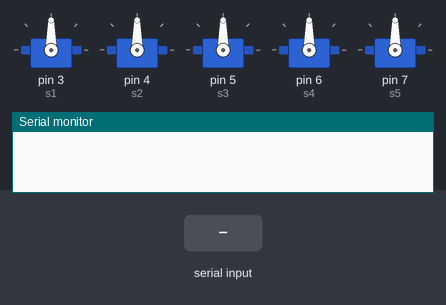
Bench run of a sketch on a simulated Arduino Uno, built with avr-gcc and run on an emulated ATmega328P. Parts: 5 × servo, the last lines printed to the serial monitor. Inputs (shaded band) come from the test bench.

Above: at 1.2 s.
1.3 s: "90,45,200!" received over the second serial link
At 2.0 s:
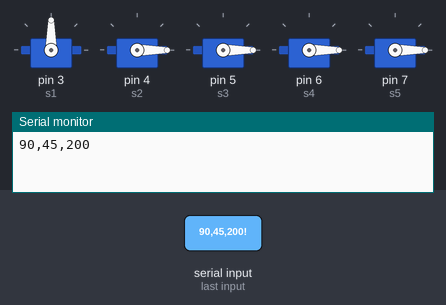
2.8 s: "30,150!" received over the second serial link
At 3.2 s:
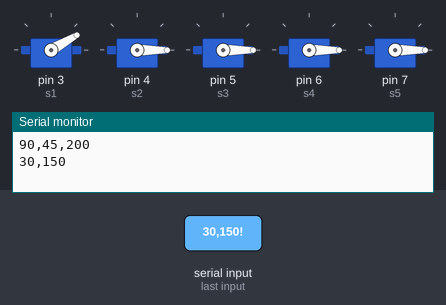
4.3 s: "30,150,10,200!" received over the second serial link
At 5.5 s:
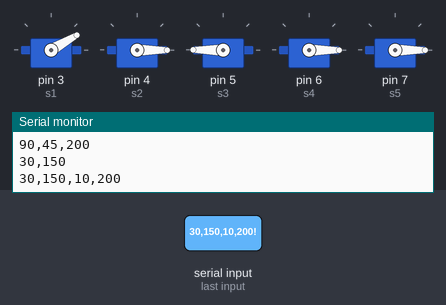
5.8 s: "5!" received over the second serial link
At 6.6 s:
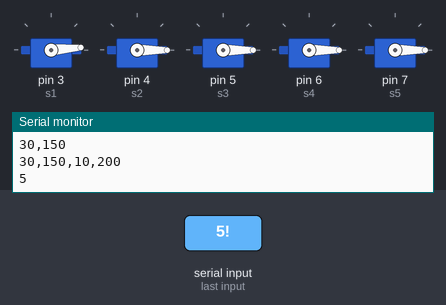
7.3 s: "200!" received over the second serial link
At 7.8 s:
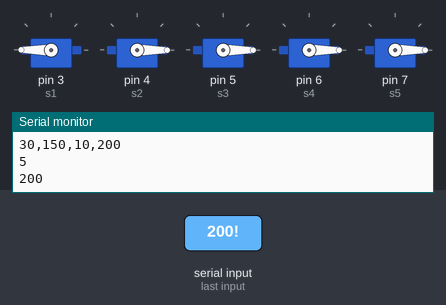
8.8 s: "1,90,45!" received over the second serial link
At 10.1 s:
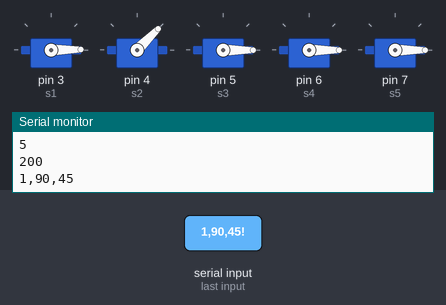
Timing chart, 0 to 11.3 s (numbered marks = the images above; inputs shaded):
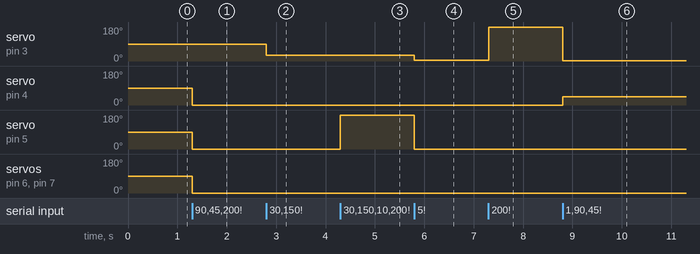

The sketch:

DemoPWM.ino
```cpp
#include <SoftwareSerial.h>
#include <Servo.h>

Servo s1,s2,s3,s4,s5;
SoftwareSerial mySerial(10, 11); // RX, TX

void setup() {
  s1.attach(3);
  s2.attach(4);
  s3.attach(5);
  s4.attach(6);
  s5.attach(7);
  // Open serial communications and wait for port to open:
  Serial.begin(9600);
  while (!Serial) {
    ; // wait for serial port to connect. Needed for native USB port only
  }
  // set the data rate for the SoftwareSerial port
  mySerial.begin(9600);
}

void loop() { // run over and over
  if (mySerial.available()) {
    String s = mySerial.readStringUntil('!');
    //Serial.println(s);
    String ss1 = s.substring(0,5);
    String ss2 = s.substring(5,10);
    String ss3 = s.substring(10,15);
    String ss4 = s.substring(15,20);
    String ss5 = s.substring(20,25);
    Serial.println(ss1 + ss2 + ss3 + ss4 + ss5);

    int si1 = ss1.toInt();
    int si2 = ss2.toInt();
    int si3 = ss3.toInt();
    int si4 = ss4.toInt();
    int si5 = ss5.toInt();
    s1.write(si1);
    s2.write(si2);
    s3.write(si3);
    s4.write(si4);
    s5.write(si5);
  }
}
```

Measured:
- after the input at 1.3 s, servo on pin 4 (s2), servo on pin 5 (s3), servo on pin 6 (s4), servo on pin 7 (s5): 90° → 0° at once
- after the input at 2.8 s, servo on pin 3 (s1): 90° → 30° at once
- after the input at 4.3 s, servo on pin 5 (s3): 0° → 180° at once
- after the input at 5.8 s, servo on pin 3 (s1): 30° → 5° at once; servo on pin 5 (s3): 180° → 0° at once
- after the input at 7.3 s, servo on pin 3 (s1): 5° → 180° at once
- after the input at 8.8 s, servo on pin 3 (s1): 180° → 1° at once; servo on pin 4 (s2): 0° → 45° at once
